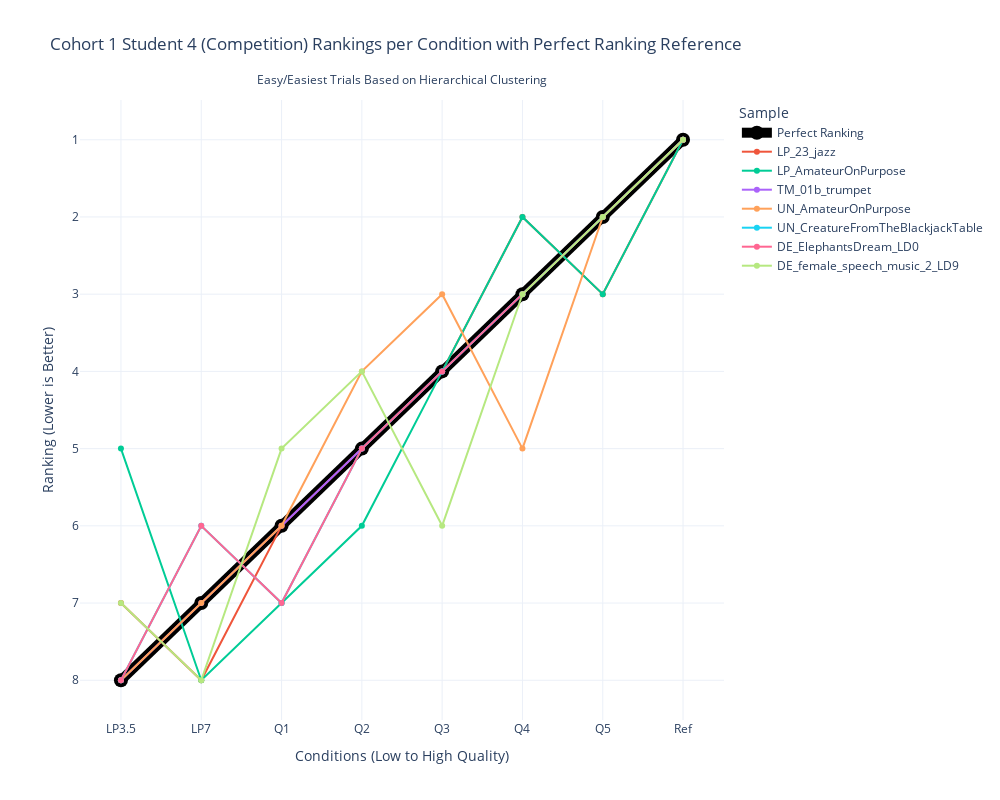

The notebook cell this image was saved under:
### Code cell
# Spaghetti plot for Cohort 1 Student 4 rankings

# Reshape rankings data for Plotly
BSU1_4_rankings_df = pd.DataFrame(reversed_BSU1_4_rankings, columns=conditions)
BSU1_4_rankings_df['Sample'] = items[trial_indices]

# Melt dataframe for better visualization
BSU1_4_rankings_df_melted = BSU1_4_rankings_df.melt(id_vars=['Sample'], var_name='Condition', value_name='Ranking')
BSU1_4_rankings_df_melted = pd.concat([perfect_df, BSU1_4_rankings_df_melted])

# Create plot
fig = px.line(BSU1_4_rankings_df_melted, x='Condition', y='Ranking', color='Sample', markers=True,
              title="Cohort 1 Student 4 (Competition) Rankings per Condition with Perfect Ranking Reference",
              labels={"Ranking": "Ranking (Lower is Better)", "Condition": "Conditions (Low to High Quality)"},
              template="plotly_white")

# Adjust figure dimensions
fig.update_layout(width=1000, height=800)

# Invert y-axis (lower ranks at top)
fig.update_yaxes(autorange="reversed")

# Modify the "Perfect Ranking" line to be more visible
fig.update_traces(
    selector=dict(name="Perfect Ranking"),
    line=dict(width=10, color='black'),
    marker=dict(size=14, color='black')
)

# Add subtitle
fig.update_layout(
    annotations=[
        dict(
            text="Easy/Easiest Trials Based on Hierarchical Clustering",
            x=0.5,
            y=1.05,
            xref="paper",
            yref="paper",
            showarrow=False,
            font=dict(size=12)
        )
    ]
)

# Show figure
fig.show()

### Figure 1 — Plotly figure (JSON) as saved in the notebook; plotly's stock layout.template omitted (floating-point values rounded to 4 significant figures)
{"data": [{"hovertemplate": "Sample=Perfect Ranking<br>Conditions (Low to High Quality)=%{x}<br>Ranking (Lower is Better)=%{y}<extra></extra>", "legendgroup": "Perfect Ranking", "line": {"color": "black", "dash": "solid", "width": 10}, "marker": {"color": "black", "size": 14, "symbol": "circle"}, "mode": "lines+markers", "name": "Perfect Ranking", "orientation": "v", "showlegend": true, "type": "scatter", "x": ["LP3.5", "LP7", "Q1", "Q2", "Q3", "Q4", "Q5", "Ref"], "xaxis": "x", "y": [8, 7, 6, 5, 4, 3, 2, 1], "yaxis": "y"}, {"hovertemplate": "Sample=LP_23_jazz<br>Conditions (Low to High Quality)=%{x}<br>Ranking (Lower is Better)=%{y}<extra></extra>", "legendgroup": "LP_23_jazz", "line": {"color": "#EF553B", "dash": "solid"}, "marker": {"symbol": "circle"}, "mode": "lines+markers", "name": "LP_23_jazz", "orientation": "v", "showlegend": true, "type": "scatter", "x": ["LP3.5", "LP7", "Q1", "Q2", "Q3", "Q4", "Q5", "Ref"], "xaxis": "x", "y": [7, 8, 6, 5, 4, 2, 3, 1], "yaxis": "y"}, {"hovertemplate": "Sample=LP_AmateurOnPurpose<br>Conditions (Low to High Quality)=%{x}<br>Ranking (Lower is Better)=%{y}<extra></extra>", "legendgroup": "LP_AmateurOnPurpose", "line": {"color": "#00cc96", "dash": "solid"}, "marker": {"symbol": "circle"}, "mode": "lines+markers", "name": "LP_AmateurOnPurpose", "orientation": "v", "showlegend": true, "type": "scatter", "x": ["LP3.5", "LP7", "Q1", "Q2", "Q3", "Q4", "Q5", "Ref"], "xaxis": "x", "y": [5, 8, 7, 6, 4, 2, 3, 1], "yaxis": "y"}, {"hovertemplate": "Sample=TM_01b_trumpet<br>Conditions (Low to High Quality)=%{x}<br>Ranking (Lower is Better)=%{y}<extra></extra>", "legendgroup": "TM_01b_trumpet", "line": {"color": "#ab63fa", "dash": "solid"}, "marker": {"symbol": "circle"}, "mode": "lines+markers", "name": "TM_01b_trumpet", "orientation": "v", "showlegend": true, "type": "scatter", "x": ["LP3.5", "LP7", "Q1", "Q2", "Q3", "Q4", "Q5", "Ref"], "xaxis": "x", "y": [8, 7, 6, 5, 4, 3, 2, 1], "yaxis": "y"}, {"hovertemplate": "Sample=UN_AmateurOnPurpose<br>Conditions (Low to High Quality)=%{x}<br>Ranking (Lower is Better)=%{y}<extra></extra>", "legendgroup": "UN_AmateurOnPurpose", "line": {"color": "#FFA15A", "dash": "solid"}, "marker": {"symbol": "circle"}, "mode": "lines+markers", "name": "UN_AmateurOnPurpose", "orientation": "v", "showlegend": true, "type": "scatter", "x": ["LP3.5", "LP7", "Q1", "Q2", "Q3", "Q4", "Q5", "Ref"], "xaxis": "x", "y": [8, 7, 6, 4, 3, 5, 2, 1], "yaxis": "y"}, {"hovertemplate": "Sample=UN_CreatureFromTheBlackjackTable<br>Conditions (Low to High Quality)=%{x}<br>Ranking (Lower is Better)=%{y}<extra></extra>", "legendgroup": "UN_CreatureFromTheBlackjackTable", "line": {"color": "#19d3f3", "dash": "solid"}, "marker": {"symbol": "circle"}, "mode": "lines+markers", "name": "UN_CreatureFromTheBlackjackTable", "orientation": "v", "showlegend": true, "type": "scatter", "x": ["LP3.5", "LP7", "Q1", "Q2", "Q3", "Q4", "Q5", "Ref"], "xaxis": "x", "y": [8, 6, 7, 5, 4, 3, 2, 1], "yaxis": "y"}, {"hovertemplate": "Sample=DE_ElephantsDream_LD0<br>Conditions (Low to High Quality)=%{x}<br>Ranking (Lower is Better)=%{y}<extra></extra>", "legendgroup": "DE_ElephantsDream_LD0", "line": {"color": "#FF6692", "dash": "solid"}, "marker": {"symbol": "circle"}, "mode": "lines+markers", "name": "DE_ElephantsDream_LD0", "orientation": "v", "showlegend": true, "type": "scatter", "x": ["LP3.5", "LP7", "Q1", "Q2", "Q3", "Q4", "Q5", "Ref"], "xaxis": "x", "y": [8, 6, 7, 5, 4, 3, 2, 1], "yaxis": "y"}, {"hovertemplate": "Sample=DE_female_speech_music_2_LD9<br>Conditions (Low to High Quality)=%{x}<br>Ranking (Lower is Better)=%{y}<extra></extra>", "legendgroup": "DE_female_speech_music_2_LD9", "line": {"color": "#B6E880", "dash": "solid"}, "marker": {"symbol": "circle"}, "mode": "lines+markers", "name": "DE_female_speech_music_2_LD9", "orientation": "v", "showlegend": true, "type": "scatter", "x": ["LP3.5", "LP7", "Q1", "Q2", "Q3", "Q4", "Q5", "Ref"], "xaxis": "x", "y": [7, 8, 5, 4, 6, 3, 2, 1], "yaxis": "y"}], "layout": {"annotations": [{"font": {"size": 12}, "showarrow": false, "text": "Easy/Easiest Trials Based on Hierarchical Clustering", "x": 0.5, "xref": "paper", "y": 1.05, "yref": "paper"}], "height": 800, "legend": {"title": {"text": "Sample"}, "tracegroupgap": 0}, "title": {"text": "Cohort 1 Student 4 (Competition) Rankings per Condition with Perfect Ranking Reference"}, "width": 1000, "xaxis": {"anchor": "y", "domain": [0, 1], "title": {"text": "Conditions (Low to High Quality)"}}, "yaxis": {"anchor": "x", "autorange": "reversed", "domain": [0, 1], "title": {"text": "Ranking (Lower is Better)"}}}}
